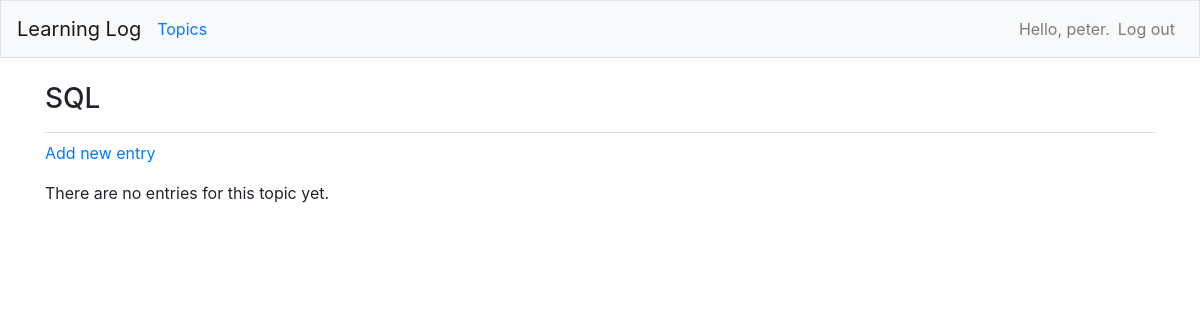
/topics/5/ (signed in), run on an earlier commit of the app's database.
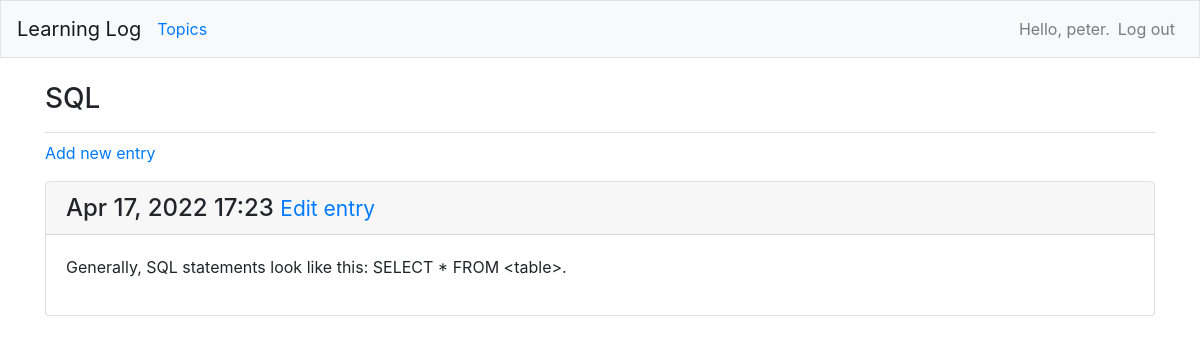
And on a later commit of the database.
### learning_logs/models.py (models this page shows, shortened)
class Entry(models.Model):
    topic = models.ForeignKey(Topic, on_delete=models.CASCADE)
    text = models.TextField()
    date_added = models.DateTimeField(auto_now_add=True)
    class Meta:
        verbose_name_plural = 'entries'

### learning_logs/views.py (the view)
# urls.py: path('topics/<int:topic_id>/', views.topic, name='topic'),
@login_required
def topic(request, topic_id):
    topic = get_object_or_404(Topic, id=topic_id)
    entries = topic.entry_set.order_by('-date_added')
    context = {'topic': topic, 'entries': entries}
    return render(request, 'learning_logs/topic.html', context)

### learning_logs/models.py (called while the page is built)
    def __str__(self):
        return self.text

### learning_logs/templates/learning_logs/topic.html
{% extends "learning_logs/base.html" %}
{% block page_header %}
<h3>{{ topic }}</h3>
{% endblock page_header %}
{% block content %}
<p>
	<a href="{% url 'learning_logs:new_entry' topic.id %}">Add new entry</a>
</p>
	{% for entry in entries %}
	<div class="card mb-3">
		<h4 class="card-header">
			{{ entry.date_added|date:'M d, Y H:i' }}
			<small><a href="{% url 'learning_logs:edit_entry' entry.id %}">Edit entry</a></small>
		</h4>
		<div class="card-body">
			{{ entry.text|linebreaks }}
		</div>
	</div>
	{% empty %}
		<p>There are no entries for this topic yet.</p>
	{% endfor %}
{% endblock content %}

What changed in the data, as far as the page shows it:
added Entry: date_added "Apr 17, 2022 17:23", text "Generally, SQL statements look like this: SELECT * FROM <table>."
Also different on the page:
text no longer shown: "There are no entries for this topic yet."
